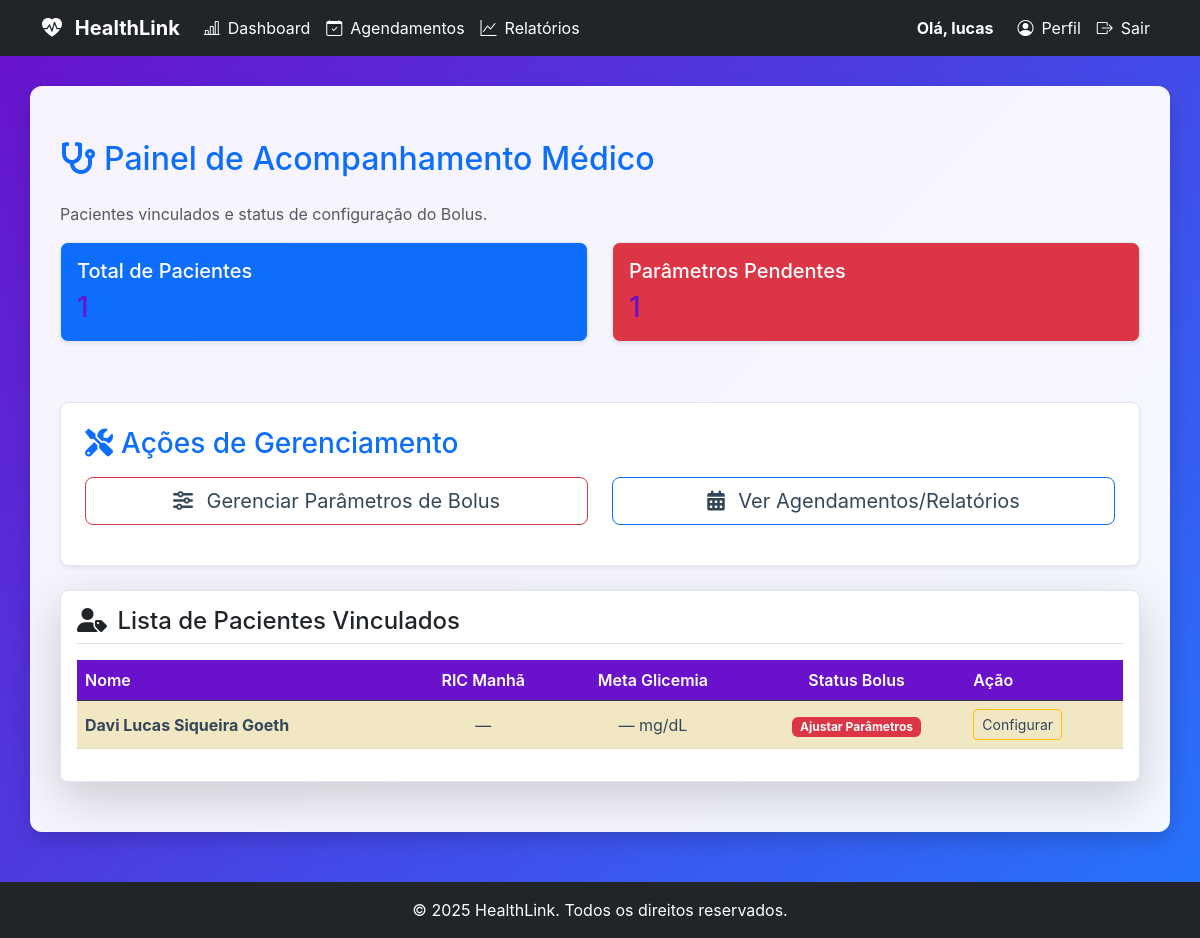
Page /medico (signed in) on the committed database.
### tables this page shows
CREATE TABLE users (
                    id INTEGER PRIMARY KEY,
                    username TEXT UNIQUE NOT NULL,
                    password_hash TEXT NOT NULL,
                    role TEXT NOT NULL DEFAULT 'paciente',
                    email TEXT,
                    nome TEXT,
                    razao_ic REAL,
                    fator_sensibilidade REAL,
                    data_nascimento TEXT,
                    sexo TEXT
                , nome_completo TEXT, telefone TEXT, medico_id INTEGER, meta_glicemia INTEGER, documento TEXT, crm TEXT, especialidade TEXT, cns TEXT, ric_manha REAL, ric_almoco REAL, ric_jantar REAL, fsi_manha REAL, fsi_almoco REAL, fsi_jantar REAL);

### app.py (the view)
@app.route('/medico')
@login_required
@medico_required
def dashboard_medico():
    resumo = db_manager.obter_resumo_medico_filtrado(current_user.id)
    pacientes = db_manager.obter_pacientes_do_medico(current_user.id)
    return render_template('dashboard_medico.html', pacientes=pacientes, resumo=resumo)

### app.py (called while the page is built)
def medico_required(f):
    @wraps(f)
    def decorated_function(*args, **kwargs):
        if not current_user.is_authenticated:
            flash('Você precisa estar logado para acessar esta página.', 'warning')
            return redirect(url_for('login'))
        if not current_user.is_medico:
            flash('Acesso negado. Apenas médicos podem acessar esta página.', 'danger')
            return redirect(url_for('dashboard'))
        return f(*args, **kwargs)
    return decorated_function

@app.context_processor
def inject_now():
    return {'now': datetime.now}

### database_manager.py (called while the page is built)
    def get_db_connection(self):
        conn = sqlite3.connect(self.db_path)
        conn.execute("PRAGMA foreign_keys = ON;")
        conn.row_factory = sqlite3.Row
        return conn

    def carregar_usuario_por_id(self, user_id):
        conn = self.get_db_connection()
        user_data = conn.execute(
            "SELECT id, username, role, email, nome_completo, razao_ic, fator_sensibilidade, data_nascimento, sexo, telefone, medico_id FROM users WHERE id = ?",
            (user_id,)
        ).fetchone()
        conn.close()
        return dict(user_data) if user_data else None

    def obter_resumo_medico_filtrado(self, medico_id):
        pacientes = self.obter_pacientes_do_medico(medico_id)
        total_pacientes_vinculados = len(pacientes)
        pacientes_pendentes = sum(
            1 for p in pacientes
            if not (p.get('ric_manha') and p.get('fator_sensibilidade') and p.get('meta_glicemia'))
        )
        media_glicemia = self.calcular_media_glicemia_por_medico(medico_id)
        registros_hoje = self.contar_registros_hoje_por_medico(medico_id)
        return {
            'total_pacientes_vinculados': total_pacientes_vinculados, # CORRIGIDO: nome da chave para consistência
            'pacientes_pendentes': pacientes_pendentes,              # NOVO: Chave essencial para o Jinja2
            'registros_hoje': registros_hoje,
            'media_glicemia': f"{media_glicemia:.1f}" if media_glicemia else 'N/A'
        }

### models.py (called while the page is built)
    @property
    def is_medico(self):
        return self.role in ['medico', 'admin']

    @property
    def is_paciente(self):
        return self.role == 'paciente' or self.role == 'user'

### templates/dashboard_medico.html (shortened to what this page needs)
{% extends "base.html" %}
{% block content %}
<div class="container mt-4">
    <h2 class="text-primary mb-4">
        <i class="fas fa-stethoscope me-2"></i>Painel de Acompanhamento Médico
    </h2>
    <p class="text-muted">
        Pacientes vinculados e status de configuração do Bolus.
    </p>
    <div class="row mb-4">
        <div class="col-md-6 mb-3">
            <div class="card bg-primary text-white p-3 shadow-sm">
                <h5 class="card-title">Total de Pacientes</h5>
                <h3 class="card-text">{{ resumo.total_pacientes_vinculados }}</h3>
            </div>
        </div>
        <div class="col-md-6 mb-3">
            <div
                class="card {% if resumo.pacientes_pendentes > 0 %}bg-danger{% else %}bg-success{% endif %} text-white p-3 shadow-sm">
                <h5 class="card-title">Parâmetros Pendentes</h5>
                <h3 class="card-text">{{ resumo.pacientes_pendentes }}</h3>
            </div>
        </div>
    </div>
    <div class="card mt-4 p-4 shadow-sm mb-4">
        <h3 class="text-primary mb-3"><i class="fas fa-tools me-2"></i>Ações de Gerenciamento</h3>
        <div class="row">
            <div class="col-md-6 mb-3">
                <a href="{{ url_for('gerenciar_pacientes_parametros') }}" class="btn btn-outline-danger btn-lg w-100">
                    <i class="fas fa-sliders-h me-2"></i> Gerenciar Parâmetros de Bolus
                </a>
            </div>
            <div class="col-md-6 mb-3">
                <a href="{{ url_for('agendamentos_redirect') }}" class="btn btn-outline-primary btn-lg w-100">
                    <i class="fas fa-calendar-alt me-2"></i> Ver Agendamentos/Relatórios
                </a>
            </div>
        </div>
    </div>
    <div class="card p-3 shadow-lg">
        <h4 class="card-title text-dark border-bottom pb-2 mb-3">
            <i class="fas fa-user-tag me-1"></i> Lista de Pacientes Vinculados
        </h4>
        <div class="table-responsive">
            <table class="table table-striped table-hover align-middle">
                <thead class="table-dark">
                    <tr>
                        <th>Nome</th>
                        <th class="text-center">RIC Manhã</th>
                        <th class="text-center">Meta Glicemia</th>
                        <th class="text-center">Status Bolus</th>
                        <th>Ação</th>
                    </tr>
                </thead>
                <tbody>
                    {% for paciente in pacientes %}
                    {% set is_completo = paciente.ric_manha and paciente.fsi and paciente.meta_glicemia %}
                    <tr class="{% if not is_completo %}table-warning{% endif %}">
                        <td><strong>{{ paciente.nome_completo or paciente.username }}</strong></td>
                        <td class="text-center">{{ paciente.ric_manha or '—' }}</td>
                        <td class="text-center">{{ paciente.meta_glicemia or '—' }} mg/dL</td>
                        <td class="text-center">
                            {% if is_completo %}
                            <span class="badge bg-success">Configurado</span>
                            {% else %}
                            <span class="badge bg-danger">Ajustar Parâmetros</span>
                            {% endif %}
                        </td>
                        <td>
                            <a href="{{ url_for('configurar_parametros', paciente_id=paciente.id) }}"
                                class="btn btn-warning btn-sm">
                                Configurar
                            </a>
                        </td>
                    </tr>
                    {% endfor %}
                </tbody>
            </table>
        </div>
    </div>
</div>
{% endblock %}

### templates/base.html (shortened to what this page needs)
<!DOCTYPE html>
<html lang="pt-br">
<head>
    <link href="https://cdn.jsdelivr.net/npm/bootstrap@5.3.0/dist/css/bootstrap.min.css" rel="stylesheet">
    <link href="https://cdn.jsdelivr.net/npm/bootstrap-icons/font/bootstrap-icons.css" rel="stylesheet">
    <link rel="stylesheet" href="https://cdnjs.cloudflare.com/ajax/libs/font-awesome/6.0.0-beta3/css/all.min.css">
    <link rel="stylesheet" href="{{ url_for('static', filename='css/style.css') }}">
</head>
<body>
    <nav class="navbar navbar-expand-lg navbar-dark bg-dark">
        <div class="container">
            <a class="navbar-brand fw-bold" href="{{ url_for('index') }}">
                <i class="bi bi-heart-pulse-fill me-2"></i> HealthLink
            </a>
            <div class="collapse navbar-collapse" id="navbarNav">
                <ul class="navbar-nav me-auto">
                    {% if current_user.is_authenticated %}
                    <li class="nav-item">
                        <a class="nav-link" href="{{ url_for('dashboard') }}">
                            <i class="bi bi-bar-chart-line me-2"></i>Dashboard
                        </a>
                    </li>
                    {% if current_user.is_paciente %}
                    <li class="nav-item">
                        <a class="nav-link" href="{{ url_for('registros') }}">
                            <i class="bi bi-journal-text me-2"></i>Meus Registros
                        </a>
                    </li>
                    <li class="nav-item">
                        <a class="nav-link" href="{{ url_for('relatorios.relatorios_page') }}">
                            <i class="bi bi-graph-up me-2"></i>Relatórios
                        </a>
                    </li>
                    <li class="nav-item">
                        <a class="nav-link" href="{{ url_for('registrar_glicemia') }}">
                            <i class="bi bi-droplet-fill me-2"></i>Registrar Glicemia
                        </a>
                    </li>
                    <li class="nav-item">
                        <a class="nav-link" href="{{ url_for('registrar_refeicao') }}">
                            <i class="bi bi-utensils me-2"></i>Registrar Refeição
                        </a>
                    </li>
                    <li class="nav-item">
                        <a class="nav-link" href="{{ url_for('minhas_consultas') }}">
                            <i class="bi bi-calendar-event me-2"></i>Minhas Consultas
                        </a>
                    </li>
                    {% elif current_user.role in ['medico', 'secretario', 'admin'] %}
                    <li class="nav-item">
                        <a class="nav-link" href="{{ url_for('gerenciar_agendamentos') }}">
                            <i class="bi bi-calendar-check me-2"></i>Agendamentos
                        </a>
                    </li>
                    <li class="nav-item">
                        <a class="nav-link" href="{{ url_for('relatorios.relatorios_page') }}">
                            <i class="bi bi-graph-up me-2"></i>Relatórios
                        </a>
                    </li>
                    {% endif %}
                    {% endif %}
                </ul>
                <ul class="navbar-nav">
                    {% if current_user.is_authenticated %}
                    <li class="nav-item me-3 d-flex align-items-center">
                        <span class="navbar-text text-white fw-bold">
                            Olá, {{ current_user.username or current_user.nome_completo }}
                        </span>
                    </li>
                    <li class="nav-item">
                        <a class="nav-link" href="{{ url_for('perfil_paciente', paciente_id=current_user.id) }}">
                            <i class="bi bi-person-circle me-2"></i>Perfil
                        </a>
                    </li>
                    <li class="nav-item">
                        <a class="nav-link text-danger" href="{{ url_for('logout') }}">
                            <i class="bi bi-box-arrow-right me-2"></i>Sair
                        </a>
                    </li>
                    {% endif %}
                </ul>
            </div>
        </div>
    </nav>
    <main id="main-content">
        <div class="container">
            {% block content %}
            {% endblock %}
        </div>
    </main>
    <footer class="text-white text-center py-3 mt-5 bg-dark">
        &copy; {{ now().year }} HealthLink. Todos os direitos reservados.
    </footer>
</body>
</html>

### static/css/style.css (style rules this page uses)
:root { --primary-color: #007bff; --accent-color: #6a11cb; --text-dark: #344759; --text-light: white; --gradient-bg: linear-gradient(135deg, #6a11cb 0%, #2575fc 100%); --success-color: #28a745; --danger-color: #dc3545; --info-color: #17a2b8; --shadow-sm: 0 2px 4px rgba(0, 0, 0, 0.1); --shadow-lg: 0 8px 20px rgba(0, 0, 0, 0.15); }
body, html { margin: 0; padding: 0; height: 100%; font-family: -apple-system, BlinkMacSystemFont, "Segoe UI", Roboto, "Helvetica Neue", Arial, sans-serif; color: var(--text-dark); }
#app-wrapper, body { background: var(--gradient-bg); min-height: 100vh; }
#main-content { background-color: rgba(255, 255, 255, 0.95); border-radius: 12px; box-shadow: var(--shadow-lg); padding: 30px; margin: 30px auto 50px auto; max-width: 1200px; width: 95%; display: block; }
#main-content .container { max-width: 100%; width: 100%; margin-top: 0; padding: 0; background-color: transparent; }
.navbar-nav .nav-link, .navbar-brand { color: var(--text-light) !important; }
h1, h2, h3 { color: var(--accent-color); margin-top: 0; margin-bottom: 20px; }
.card { background-color: white; border: 1px solid #e0e6ed; border-radius: 8px; box-shadow: var(--shadow-sm); padding: 20px; margin-bottom: 20px; }
.table th { background-color: var(--accent-color); color: white; font-weight: bold; }
.table td { color: var(--text-dark); }
.card a, .card h6, .card p { color: var(--text-dark) !important; background: transparent !important; }
.table thead { background-color: #5d2590; }
.table th { color: white; font-weight: 600; }

### rows in the picture
users: username "lucas"
users: nome_completo "Davi Lucas Siqueira Goeth", ric_manha "—", meta_glicemia "—"

### other values in the picture
{{ resumo.total_pacientes_vinculados }} "1"
{{ resumo.pacientes_pendentes }} "1"
